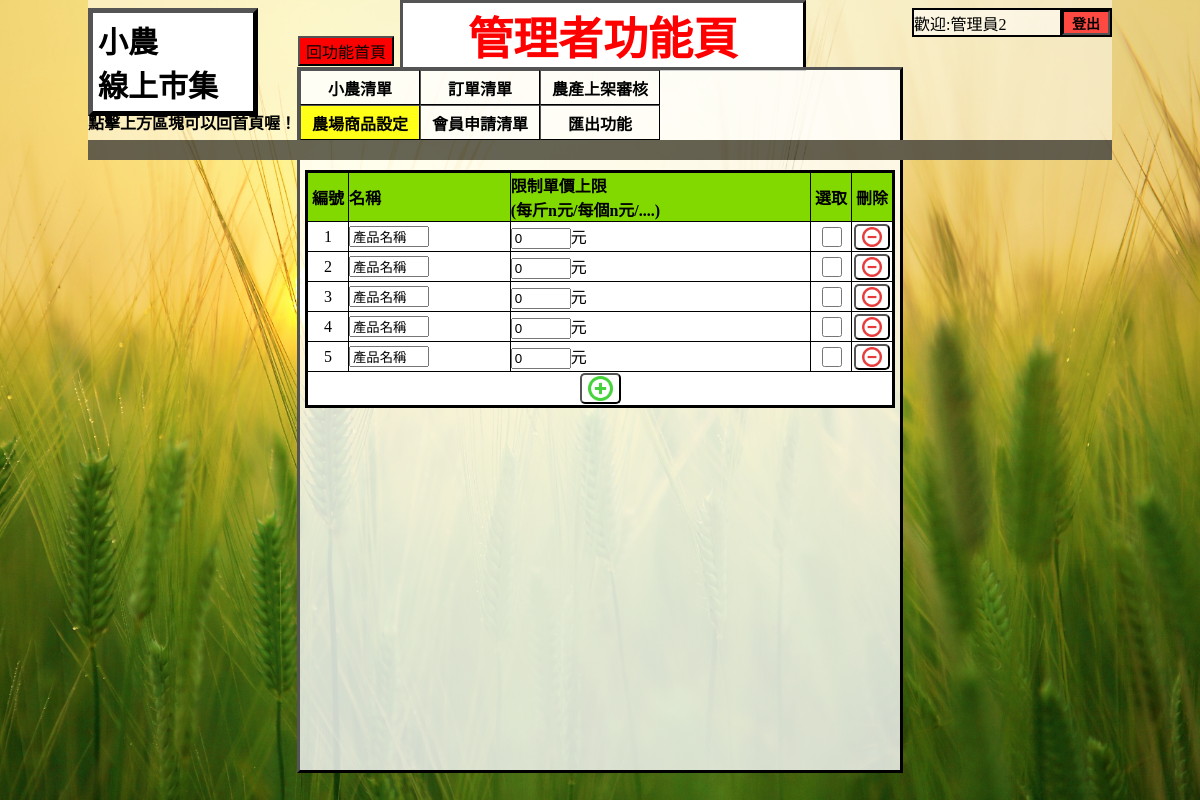
/managementPage.php?method=4 (signed in), run on the app's committed database.
### layoutFunction.php (the view, shortened to what this page needs)
<?php
function ProductsLayout1()
{
    echo '<table class="StoreInfoTable" rules="all" id="productTable" style="width:590px; height:auto;">
    <tbody>
        <tr style="height:50px; background-color:#82D900;font-weight: bolder;">
            <td width="40" align="center">
                編號
            </td>
            <td>
                名稱
            </td>
            <td>
                限制單價上限<br>
                (每斤n元/每個n元/....)
            </td>
            <td width="40" align="center">
                選取
            </td>
            <td width="40" align="center">
                刪除
            </td>
        </tr>';
}
function ProductsLayout2($sqlArray)
{
    echo '          <form name="product" action="">
                        <tr class="trbg" name="trbg' . $sqlArray['產品編號'] . '" style=";">
                            <td align="center">
                                <input type="hidden" name=productIndex value="' . $sqlArray['產品編號'] . '" />
                                ' . $sqlArray['產品編號'] . '
                            </td>
                            <td>
                                <input type="text" value="' . $sqlArray['名稱'] . '" name="productName' . $sqlArray['產品編號'] . '" style="width: 80px;" onchange="productMethod(' . $sqlArray['產品編號'] . ')" />
                            </td>
                            <td>
                                <input type="text" value="' . $sqlArray['限額公斤價'] . '" name="productCash' . $sqlArray['產品編號'] . '" style="width: 60px;" onchange="productMethod(' . $sqlArray['產品編號'] . ')" />元
                            </td>
                            <td align="center">
                                <input type="checkbox" class="storeCheckbox" name="productSelect' . $sqlArray['產品編號'] . '" onclick="productMethod(' . $sqlArray['產品編號'] . ',this)" />
                            </td>
                            <td align="center">
                                <button class="addProductInfo" onclick="if(!deleteProduct(' . $sqlArray['產品編號'] . ')){return false;}">
                                    <img src="Image/del.png" style="height:20px; width:20px;">
                                </button>
                            </td>
                        </tr>
                    </form>
';
}
function ProductsLayout3()
{
    echo '<tr>
            <td colspan="5" align="center" style="height:35px; background-color:#FFFFFF;">
                <button class="addProductInfo" onclick="if(!addProduct()){return false;}">
                    <img src="Image/add.png" style="height:25px; width:25px;">
                </button>
            </td>
        </tr>
        </tbody>
        </table>
';
}

### managementPage.php (shortened to what this page needs)
<link href="style.css" rel="stylesheet" type="text/css">
<?php
$loginStatus = false;
$infoName = '';
include_once("sqlConnectAPI.php");
if (($conn = ConnectDB()) == null) {
    die("資料庫連線失敗");
}
?>
<?php
if (isset($_POST['logout'])) {
    unset($_POST['logout']);
    unset($_SESSION['user']);
    unset($_SESSION['name']);
    unset($_SESSION['member']);
    echo '<script>document.location.href="index.php"</script>';
} else if ($_SESSION['user'] != null) {
    $loginStatus = true;
    $infoName = $_SESSION['name'];
}
?>
<!DOCTYPE html>
<html>
<head>
</head>
<body>
    <div class="WebLayout">
        <div class="topArea">
            <div class="titleDiv" id="sql">管理者功能頁</div>
            <div class="WebNameDiv" onclick=goHome()>
                小農<br>
                線上市集<br>
            </div>
            <div style="position: absolute; top:110px;"><b>點擊上方區塊可以回首頁喔！</b></div>
            <button type="button" onclick="Javascript:document.location.href='managementPage.php?method=1'" style="position: absolute; top:36px;left:210px; background-color:RGBA(255,0,0,1);">回功能首頁</button>
            <div class="LoginArea">
                <table class="loginTable" style="border-collapse:collapse; border:2px solid #000000; background-color: RGBA(255,255,255,0.50); <?php if (!$loginStatus) echo 'display:none;'; ?>">
                    <tbody>
                        <tr>
                            <td style="border:2px solid #000000; width:150px;">
                                <span style="font-size: 16px;"><?php echo '歡迎:' . $infoName; ?>
                            </td>
                            <form method="post" action="storePage.php">
                                <td style="border:2px solid #000000;"><button name="logout" type="submit" class="LoginButton" style=" position:relative ;right:0px;top:0px; width: 48px; height:25px; background-color: RGBA(255,0,0,0.70);">登出</button></td>
                            </form>
                        </tr>
                    </tbody>
                </table>
            </div>
            <div class=" TopDiv">
                <table class="methodTable">
                    <form action="managementPage.php" method="get">
                        <tr>
                            <td><button class="ManagementMethodDiv" type="submit" name="method" value="1" >小農清單</button></td>
                            <td><button class="ManagementMethodDiv" type="submit" name="method" value="2" >訂單清單</button></td>
                            <td><button class="ManagementMethodDiv" type="submit" name="method" value="3" >農產上架審核</button></td>
                        </tr>
                        <tr>
                            <td><button class="ManagementMethodDiv" type="submit" name="method" value="4" <?php if ($_GET['method'] == 4 && $_POST["orderIndex"] == null) echo "style=\"background-color:rgba(255, 255, 0, 0.9);\"" ?>>農場商品設定</button></td>
                            <td><button class="ManagementMethodDiv" type="submit" name="method" value="5" >會員申請清單</button></td>
                            <td><button class="ManagementMethodDiv" type="submit" name="method" value="6" >匯出功能</button></td>
                        </tr>
                    </form>
                </table>
            </div>
            <hr class="TopHr" />
        </div>
        <div class="mainDiv">
            <?php
            include_once("layoutFunction.php");
            if ($_POST["orderIndex"] != null) {
                $cmd = 'SELECT * FROM `訂單` INNER JOIN `消費者`
                ON `訂單`.`訂購者帳號` = `消費者`.`使用者帳號`
                WHERE `訂單編號`="' . $_POST["orderIndex"] . '"';
                $sqlData = mysqli_query($conn, $cmd);
                if ($sqlData->num_rows > 0) {
                    $orderInfo = "";
                    while (($sqlArray = mysqli_fetch_array($sqlData, MYSQLI_ASSOC)) != null) {
                        orderDetailLayout($sqlArray);
                        echo '<script>
                            document.getElementById("orderDetail").innerHTML = "訂單編號<br>\"' . $_POST["orderIndex"] . '\"";
                            document.getElementById("orderDetail").style="background-color:rgba(255, 255, 0, 0.9);";
                            </script>';
                        $orderInfo = json_decode($sqlArray['購買清單']);
                    }
                    echo '';
                    echo '
                    <table class="buyCarResultTable" rules="all" cellpadding="5">
                        <tbody>
                            <tr>
                                <td bgcolor="#FFC8B4" width="140" high="50" align="center" valign="center">
                                    <p align="center"><b>品項名稱</b></p>
                                </td>
                                <td bgcolor="#FFC8B4" width="140" high="50" align="center" valign="center">
                                    <p align="center"><b>單價</b></p>
                                </td>
                                <td bgcolor="#FFC8B4" width="140" high="50" align="center" valign="center">
                                    <p align="center"><b>數量</b></p>
                                </td>
                                <td bgcolor="#FFC8B4" width="140" high="50" align="center" valign="center">
                                    <p align="center"><b>小計</b></p>
                                </td>
                            </tr>
                        ';
                    $total = 0;
                    for ($i = 0; $i < count($orderInfo); $i++) {
                        echo '
                        <tr>
                            <td bgcolor="#FFFFFF" width="140" high="50" align="center" valign="center">
                                <p align="center"><b>' . urldecode($orderInfo[$i]->name) . '</b></p>
                            </td>
                            <td bgcolor="#FFFFFF" width="140" high="50" align="center" valign="center">
                                <p align="center"><b>' . $orderInfo[$i]->CCash . '</b></p>
                            </td>
                            <td bgcolor="#FFFFFF" width="140" high="50" align="center" valign="center">
                                <p align="center"><b>' . $orderInfo[$i]->count . '</b></p>
                            </td>
                            <td bgcolor="#FFFFFF" width="140" high="50" align="center" valign="center">
                                <p align="center"><b>' . $orderInfo[$i]->CCash * $orderInfo[$i]->count . '</b></p>
                            </td>
                        </tr>';
                        $total += $orderInfo[$i]->CCash * $orderInfo[$i]->count;
                    }
                    echo '<tr>
                    <td bgcolor="#FFFF33" colspan="1" width="140">
                      <p align="center"><b>總金額</b></p>
                    </td>
                    <td bgcolor="#FFFF33" colspan="2" width="270">
                    </td>
                    <td bgcolor="#FFFF33" colspan="1" width="140">
                      <p align="center"><b>' . $total . '</b></p>
                    </td>
                    </tr>';
                    echo '</tbody>
                    </table>
                    <form name="orderDetail" id="orderDetail" method="post" action="managementPage.php?method=2">
                        <button type="submit" name="method" value="2" style="width:150px; margin: 20px 10px auto 10px;">返回訂單清單</button>
                    </form>';
                }
            } else if ($_GET["method"] == 4) {
                ProductsLayout1();
                $cmd = 'SELECT * FROM `農產品` WHERE 1 ;';
                $sqlData = mysqli_query($conn, $cmd);
                if ($sqlData->num_rows > 0) {
                    while ($sqlArray = mysqli_fetch_array($sqlData, MYSQLI_ASSOC)) {
                        ProductsLayout2($sqlArray);
                    }
                }
                ProductsLayout3();
            } else if ($_GET["method"] == 5) {
                $cmd = 'SELECT * FROM `註冊審核` WHERE `審核狀態` = 0;';
                $sqlData = mysqli_query($conn, $cmd);
                if ($sqlData->num_rows > 0) {
                    while ($sqlArray = mysqli_fetch_array($sqlData, MYSQLI_ASSOC)) {
                        registeredLayout($sqlArray);
                    }
                }
            } else if ($_GET["method"] == 6) {
            }
            ?>
        </div>
    </div>
</body>
</html>

### style.css (style rules this page uses)
.WebLayout { min-width: 1024px; min-height: 768px; width: 1024px; height: 768px; position: relative;; top: 0px; left: 50%; margin-left: -512px; }
.topArea { width: 1024px; height: 160px; position: fixed; top:0%; left: 50%; margin-left: -512px; z-index: 1; background-color: RGBA(255,255,255,0.50); }
.WebNameDiv { border-style: outset; border-color: black; border-width: 5px; width: 150px; padding:5px; background-color: white; font-weight: bold; font-size: 30px; position: absolute; top:5%; left:0%; }
body { background-image: url("Image/web-bg.jpg"); background-repeat: no-repeat; background-attachment: fixed; background-position: center; background-size: cover; background-color: rgb(255,255,255); font-family: "Times New Roman", "Microsoft JhengHei UI"; }
.titleDiv { font-size: 45px; font-weight: bold; background-color: #FFFFFF; height: auto; width: 400px; border: 3px outset #000000; position: absolute; top:0%; left:50%; margin-left: -200px; text-transform: capitalize; font-style: normal; text-align: center; }
.LoginArea { width: 200px; height: auto; position: absolute; top: 5%; right: 0%; }
.loginTable { width: 200px; }
.LoginButton { font-size: 14px; font-weight: bold; width: 96px; height: 25px; margin-top: auto; margin-right: 0%; margin-left: 0%; margin-bottom: auto; border: 2px inset #000000; }
.TopDiv { height: 70px; width: 600px; border-style: outset; border-top:3px outset #000000; border-left:3px outset #000000; border-right:3px outset #000000; border-bottom: 0px; background-color: RGBA(255,255,255,0.80); padding: 0 0 0 0; position: absolute; top: 67px; left: 50%; margin-left: -303px; margin-bottom: 0; }
.TopHr { border: 0px; background-color: rgba(0,0,0,0.60); height: 20px; width: 1024px; position: absolute; bottom: 0px; left: 50%; margin-left: -512px; margin-bottom: 0px; }
.mainDiv { height: auto; min-height: 600px; width: 600px; max-width: 600px; border-style: outset; border-top:0px ; border-left:3px outset #000000; border-right:3px outset #000000; border-bottom: 3px outset #000000; position: relative; top :152px; left: 50%; margin-left: -303px; background-color: RGBA(255,255,255,0.80); padding: 1% 0 0 0; }
.StoreInfoTable { border:3px solid #000000; height: 100px; width: auto; margin: 0px 5px 10px 5px; background-color: #FFFFFF; }
img { height:70px; width:70px; display: block; margin:auto; }
tr { padding: 0 0 0 0; }
td { padding: 0 0 0 0; }
#sql { color:red; }
button { font-size: 16px; }
.ManagementMethodDiv { border: 1px outset #000000; position: relative; left: -1px; top:-1px; text-align: center; vertical-align: middle; height: 71px; width: 100px; background-color: rgba(0,0,0,0); transition-duration: 0.4s; float: left; font-weight: bolder; }
.ManagementMethodDiv:after { border: 0px; border-radius: 0px; }
.storeCheckbox,.orderCheckbox { width: 20px; height: 20px; }
.addProductInfo { background-color: rgba(0, 0, 0, 0); border-radius: 5px; }
.trbg { height: 30px; background-color: #FFFFFF; }

### managementPage.php (style rules this page uses)
.methodTable { height: 70px; width: auto; border-collapse: collapse; margin: 1px 1px 1px 1px; }
.managementMethodDiv { height: 35px; width: 120px; }

### data on the page
農產品: 產品編號 "1", 名稱 "產品名稱", 限額公斤價 "0"
農產品: 產品編號 "2", 名稱 "產品名稱", 限額公斤價 "0"
農產品: 產品編號 "3", 名稱 "產品名稱", 限額公斤價 "0"
農產品: 產品編號 "4", 名稱 "產品名稱", 限額公斤價 "0"
農產品: 產品編號 "5", 名稱 "產品名稱", 限額公斤價 "0"

### other printed values
$infoName "管理員2"
